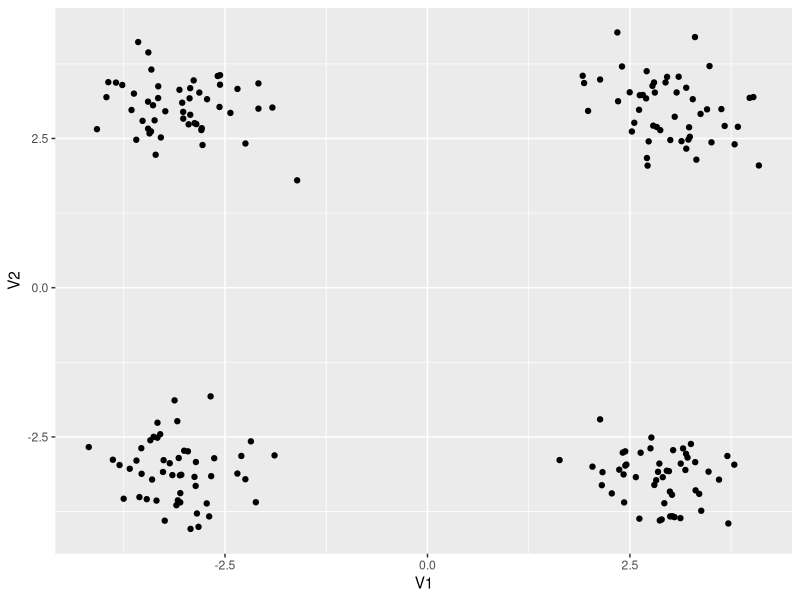
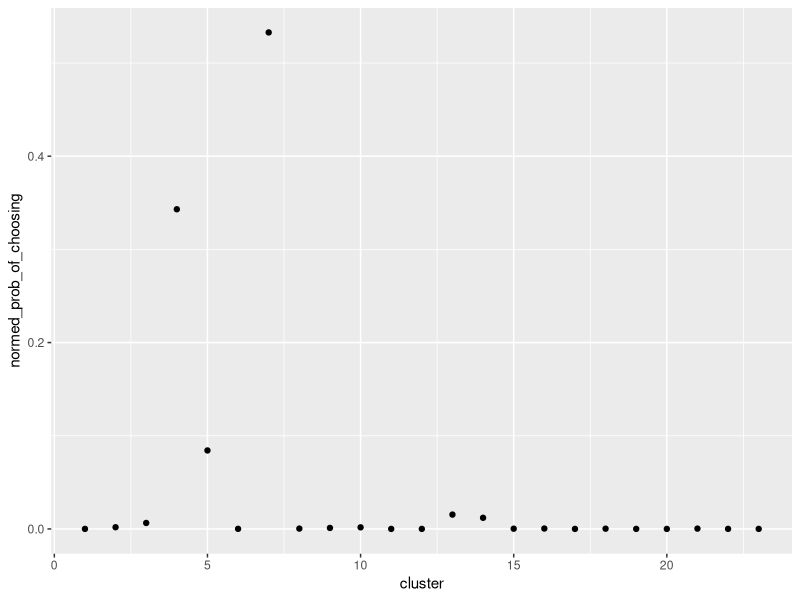

R code for these plots, in order:
library(tidyverse)
library(purrr)
library(glue)
library(mvtnorm)
# library(patchwork)

# Implementing Algorithm 8: Aka MH + Gibs + Auxiliary parameters from Neal 2000. 

# Start with our data. 
Sigma <- matrix(c(0.5,0,0,0.5),2,2)*0.5
data <- list(
  c(-3,3),
  c( 3,3),
  c(-3,-3),
  c(3,-3)
) %>% 
  map_df(~as_tibble(rmvnorm(n = 50, mean = ., sigma = Sigma)))

# Plot to see our nice and separated clusters
ggplot(data, aes(x = V1, y = V2)) + geom_point()

# The prior for our cluster locations which is a normal centered at the origin with a large variance. 
cluster_center_prior <- function(){
  rmvnorm(n = 1, mean = c(0,0), sigma = Sigma*5) 
}



n <- nrow(data)  
num_initial_clusts <- 20
# How many proposal clusters drawn from the prior do we have for each iteration. 
proposal_clusters <- 3
# Concentration parameter
alpha <- 1.2
scalar_mult_denom <- (n-1) + alpha



# Function to draw random cluster centers from our prior. 
draw_clusters <- function(num_clusts, id_start = 0){
  1:num_clusts %>% 
  map_df(~as_tibble(cluster_center_prior())) %>% 
  mutate(id = id_start + (1:n()))
}

# Start by drawing some number of intial clusters from our prior
clusters <- draw_clusters(num_initial_clusts) 

# We start by randomly assigning points to a given starting cluster. 
data_cluster_membership <- data %>% 
  mutate(cluster = sample(1:num_initial_clusts, size = n(), replace = TRUE))


i <- 1


# Then need to decide which cluster to join based on the acceptance algorithm 
# Wrap up in a purrr function to make it fast and clean. 

# take out the point we're looking at 
current_point <- data_cluster_membership[i,c('V1', 'V2')]

# Add the newly drawn clusters to cluster object
new_clusters <- clusters %>% 
  bind_rows(
    draw_clusters(proposal_clusters, id_start = max(.$id))
  )

# Look at data omitting the currently point. 
cluster_likelihoods <- (data_cluster_membership[-1,]) %>% 
  group_by(cluster) %>% 
  summarise(n_in = n()) %>% 
  full_join(new_clusters, by = c('cluster' = 'id')) %>% 
  mutate(
    scaler_mult = ifelse(is.na(n_in), (alpha/proposal_clusters), n_in)/scalar_mult_denom,
    likelihood_from_cluster = map2_dbl(V1, V2, ~dmvnorm(current_point, c(.x,.y))),
    un_normed_prob_of_choosing = scaler_mult * likelihood_from_cluster,
    normed_prob_of_choosing = un_normed_prob_of_choosing / sum(un_normed_prob_of_choosing)
  )

# Plot of cluster likelihoods
cluster_likelihoods %>% 
  ggplot(aes(x = cluster, y = normed_prob_of_choosing)) +
  geom_point()

# cluster
cluster_choice <- sample(
  cluster_likelihoods$cluster, 
  size = 1, 
  prob = cluster_likelihoods$normed_prob_of_choosing )

# Return a simple dataframe with the ID of the point and its cluster assignment. 
tibble(
  id = i, 
  cluster = cluster_choice
)


# Mutate the cluster membership dataframe with this new value. 
data_cluster_membership[i,'cluster'] <- cluster_choice

# First we will initialize a cluster dataframe that contains info on each cluster, its center, and 

# Dataframe that will hold each 

# Start by randomly assigning 